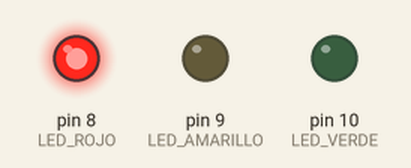
The sketch below on a simulated Arduino Uno, built with avr-gcc and run on an emulated ATmega328P. On the bench: output pins drawn as LEDs (lit = HIGH).

Above: at 1.5 s.
At 3.2 s:
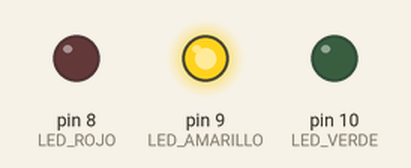
At 5.0 s:
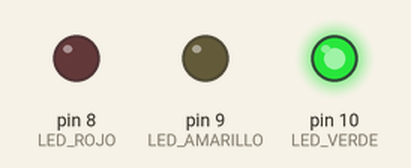
Timing chart, 0 to 9.1 s (numbered marks = the images above):
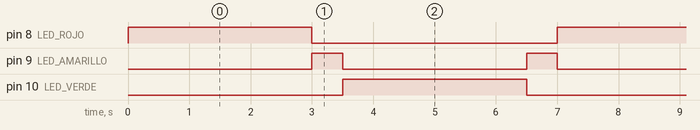

The sketch:

Ejercicio2_Semaforo.ino
```cpp
// Práctica: encender y apagar 3 LED en secuancia (Semaforo)

int LED_ROJO = 8; //posicion del positivo en el Arduino para el LED ROJO
int LED_AMARILLO = 9; //posicion del positivo en el Arduino para el LED AMARILLO
int LED_VERDE = 10; //posicion del positivo en el Arduino para el LED VERDE

void setup () {
  pinMode(LED_ROJO, OUTPUT); //Definimos que vamos a conectar un LED
  pinMode(LED_AMARILLO, OUTPUT); //Definimos que vamos a conectar un LED
  pinMode(LED_VERDE, OUTPUT); //Definimos que vamos a conectar un LED
}

void loop() {
  digitalWrite(LED_ROJO, HIGH); //encendemos el LED ROJO
  delay(3000); //espera 3 segundos (3000 milisegundos)
  digitalWrite(LED_ROJO, LOW); //encendemos el LED ROJO

  digitalWrite(LED_AMARILLO, HIGH); //apagamos el LED AMARILLO
  delay(500); //espera 1/2 segundo (500 milisegundos)
  digitalWrite(LED_AMARILLO, LOW); //apagamos el LED AMARILLO

  digitalWrite(LED_VERDE, HIGH); //encendemos el LED VERDE
  delay(3000); //espera 3 segundos (3000 milisegundos)
  digitalWrite(LED_VERDE, LOW); //apagamos el LED VERDE

  digitalWrite(LED_AMARILLO, HIGH); //encendemos el LED AMARILLO
  delay(500); //espera 1/2 segundo (500 milisegundos)
  digitalWrite(LED_AMARILLO, LOW); //apagamos el LED AMARILLO
}
```

Measured:
- by itself, pin 8 (LED_ROJO), pin 10 (LED_VERDE): alternates HIGH for 3.0 s and LOW for 4.0 s
- by itself, pin 9 (LED_AMARILLO): alternates HIGH for 0.50 s and LOW for 3.0 s
- by itself, everything shown: repeats every 7.0 s, in 5 steps
